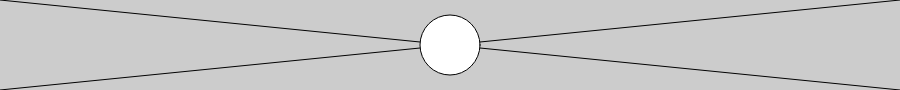
Frame 1 (no input)
Frame 60 (no input): identical to frame 1, image omitted
Frame 120 (the mouse pressed at the canvas centre since frame 60): identical to frame 1, image omitted

The p5.js sketch that drew this single still picture (run headless with seeded random() and noise() and a simulated clock; from frame 60 on, the mouse is pressed at the canvas centre):

// p5.js sketch
// ── sketch.js




function setup() {
  createCanvas(900, 90);
}

function draw() {
  background(204);
  line(0,0, width, height); //line from (0,0) to (480, 120)
  line(width, 0, 0, height); // line from (480, 0) to (0, 120)
  ellipse(width/2, height/2, 60, 60);
}
